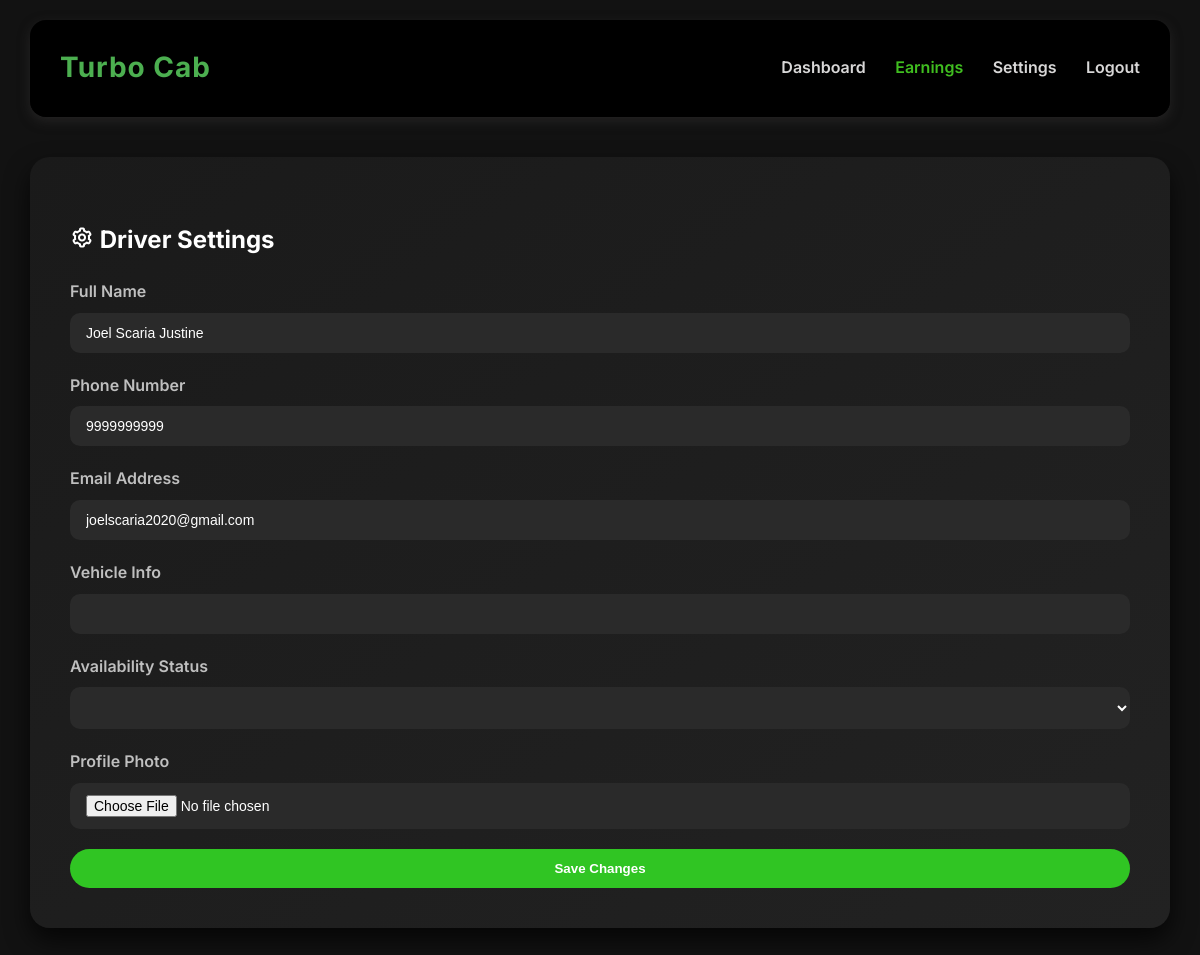
Before: /driverpages/profile/ (signed in) with the older database file.
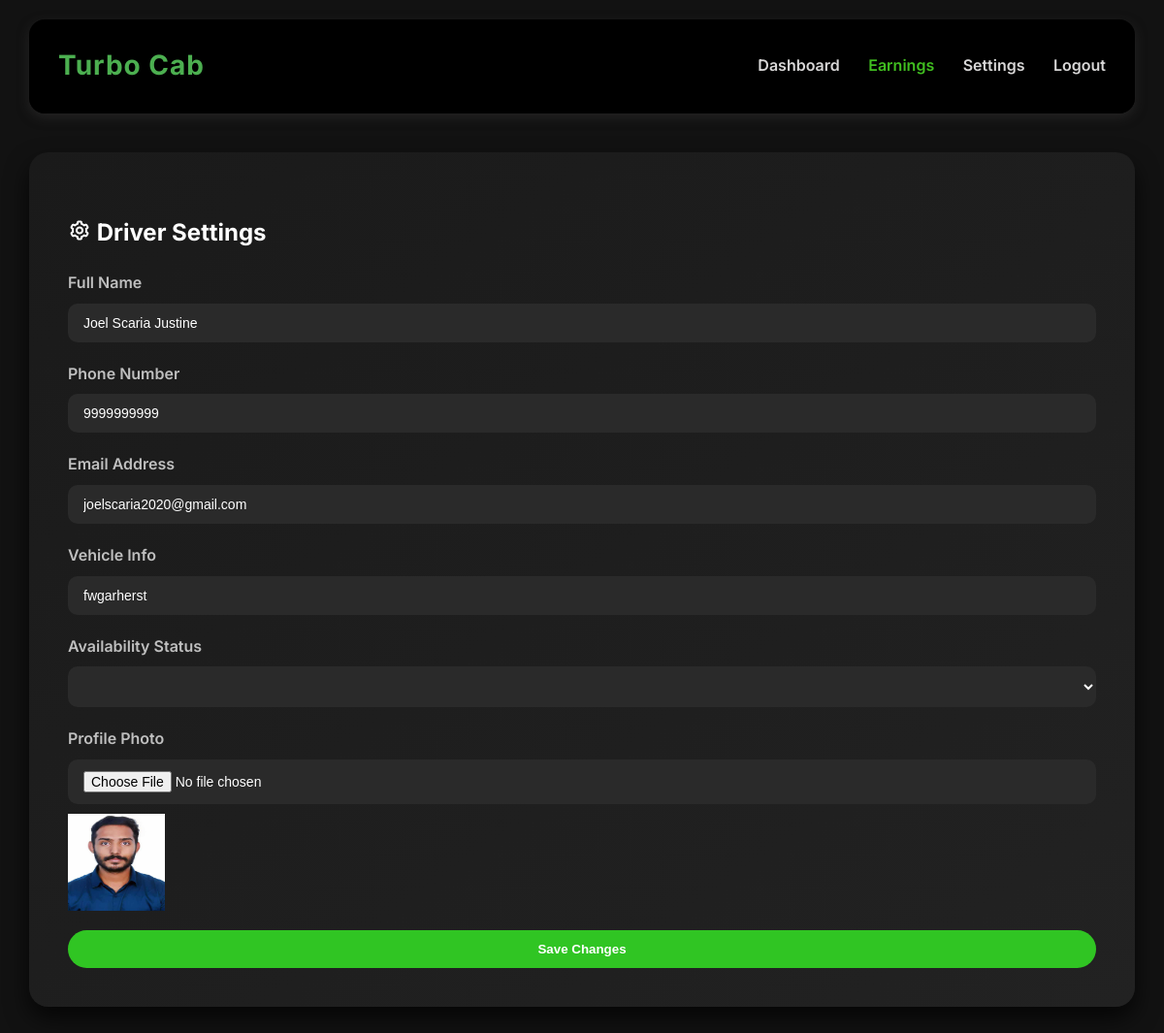
After: the same page with the newer database file.
### driverpages/models.py (models this page shows, shortened)
class DriverProfile(models.Model):
    user = models.OneToOneField(settings.AUTH_USER_MODEL, on_delete=models.CASCADE)
    license_number = models.CharField(max_length=20)
    vehicle_info = models.CharField(max_length=100)
    availability_status = models.CharField(max_length=10, choices=AvailabilityStatus.choices, default=AvailabilityStatus.AVAILABLE)
    profile_photo = models.ImageField(upload_to='driver_photos/', blank=True, null=True)

### account/models.py (models this page shows, shortened)
class CustomUser(AbstractUser):
    ROLE_CHOICES = [
        ('driver', 'Driver'),
        ('rider', 'Rider'),
        ('admin', 'Admin'),
    ]
    full_name = models.CharField(max_length=100)
    email = models.EmailField(unique=True)
    role = models.CharField(max_length=10, choices=ROLE_CHOICES)
    phone = models.CharField(max_length=10, default="9999999999")
    USERNAME_FIELD = 'email'
    REQUIRED_FIELDS = ['username', 'full_name', 'role']

### driverpages/views.py (the view)
# urls.py: path('profile/', views.profile, name='profile'),
@login_required
def profile(request):
    driver = get_object_or_404(DriverProfile, user=request.user)
    if request.method == 'POST' and request.FILES.get('profile_photo'):
        driver.profile_photo = request.FILES['profile_photo']
        driver.save()
        return redirect('driverpages:profile')
    return render(request, 'driverpages/profile.html', {'driver': driver})

### templates/driverpages/profile.html (shortened to what this page needs)
{% extends 'driverpages/base.html' %}
{% block content %}
<main class="content">
  <section class="settings">
    <h3><i class="bx bx-cog"></i> Driver Settings</h3>
    <form class="settings-form" method="post" enctype="multipart/form-data">
      <div class="form-group">
        <label for="driver-name">Full Name</label>
        <input type="text" id="driver-name" name="full_name" value="{{ driver.user.full_name }}" />
      </div>
      <div class="form-group">
        <label for="driver-phone">Phone Number</label>
        <input type="tel" id="driver-phone" name="phone" value="{{ driver.user.phone }}" />
      </div>
      <div class="form-group">
        <label for="driver-email">Email Address</label>
        <input type="email" id="driver-email" name="email" value="{{ driver.user.email }}" />
      </div>
      <div class="form-group">
        <label for="vehicle-info">Vehicle Info</label>
        <input type="text" id="vehicle-info" name="vehicle_info" value="{{ driver.vehicle_info }}" />
      </div>
      <div class="form-group">
        <label for="availability">Availability Status</label>
        <select id="availability" name="availability_status">
        </select>
      </div>
      <div class="form-group">
        <label for="profile-photo">Profile Photo</label>
        <input type="file" id="profile-photo" name="profile_photo">
        {% if driver.profile_photo %}
          <img src="{{ driver.profile_photo.url }}" width="100" height="100" style="margin-top: 10px;">
        {% endif %}
      </div>
      <div class="form-group">
        <button type="submit" class="save-settings">Save Changes</button>
      </div>
    </form>
  </section>
</main>
{% endblock %}

Changed rows visible on the page:
changed DriverProfile "Joel Scaria Justine": vehicle_info (not shown) → "fwgarherst"; profile_photo: picture added
